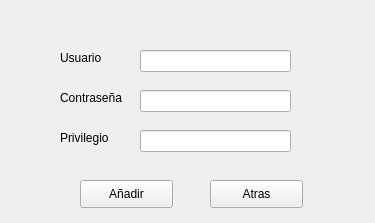
<?xml version="1.0" encoding="UTF-8"?>
<ui version="4.0">
 <class>AnadirUsuario</class>
 <widget class="QWidget" name="AnadirUsuario">
  <property name="geometry">
   <rect>
    <x>0</x>
    <y>0</y>
    <width>375</width>
    <height>223</height>
   </rect>
  </property>
  <property name="windowTitle">
   <string>Form</string>
  </property>
  <widget class="QLabel" name="label">
   <property name="geometry">
    <rect>
     <x>60</x>
     <y>50</y>
     <width>55</width>
     <height>16</height>
    </rect>
   </property>
   <property name="text">
    <string>Usuario</string>
   </property>
  </widget>
  <widget class="QLabel" name="label_2">
   <property name="geometry">
    <rect>
     <x>60</x>
     <y>90</y>
     <width>71</width>
     <height>16</height>
    </rect>
   </property>
   <property name="text">
    <string>Contraseña</string>
   </property>
  </widget>
  <widget class="QLabel" name="label_3">
   <property name="geometry">
    <rect>
     <x>60</x>
     <y>130</y>
     <width>55</width>
     <height>16</height>
    </rect>
   </property>
   <property name="text">
    <string>Privilegio</string>
   </property>
  </widget>
  <widget class="QLineEdit" name="txt_usuario">
   <property name="geometry">
    <rect>
     <x>140</x>
     <y>50</y>
     <width>151</width>
     <height>22</height>
    </rect>
   </property>
  </widget>
  <widget class="QLineEdit" name="txt_contrasena">
   <property name="geometry">
    <rect>
     <x>140</x>
     <y>90</y>
     <width>151</width>
     <height>22</height>
    </rect>
   </property>
  </widget>
  <widget class="QLineEdit" name="txt_privilegio">
   <property name="geometry">
    <rect>
     <x>140</x>
     <y>130</y>
     <width>151</width>
     <height>22</height>
    </rect>
   </property>
  </widget>
  <widget class="QPushButton" name="btn_anadir">
   <property name="geometry">
    <rect>
     <x>80</x>
     <y>180</y>
     <width>93</width>
     <height>28</height>
    </rect>
   </property>
   <property name="text">
    <string>Añadir</string>
   </property>
  </widget>
  <widget class="QPushButton" name="btn_atras">
   <property name="geometry">
    <rect>
     <x>210</x>
     <y>180</y>
     <width>93</width>
     <height>28</height>
    </rect>
   </property>
   <property name="text">
    <string>Atras</string>
   </property>
  </widget>
 </widget>
 <resources/>
 <connections/>
</ui>
